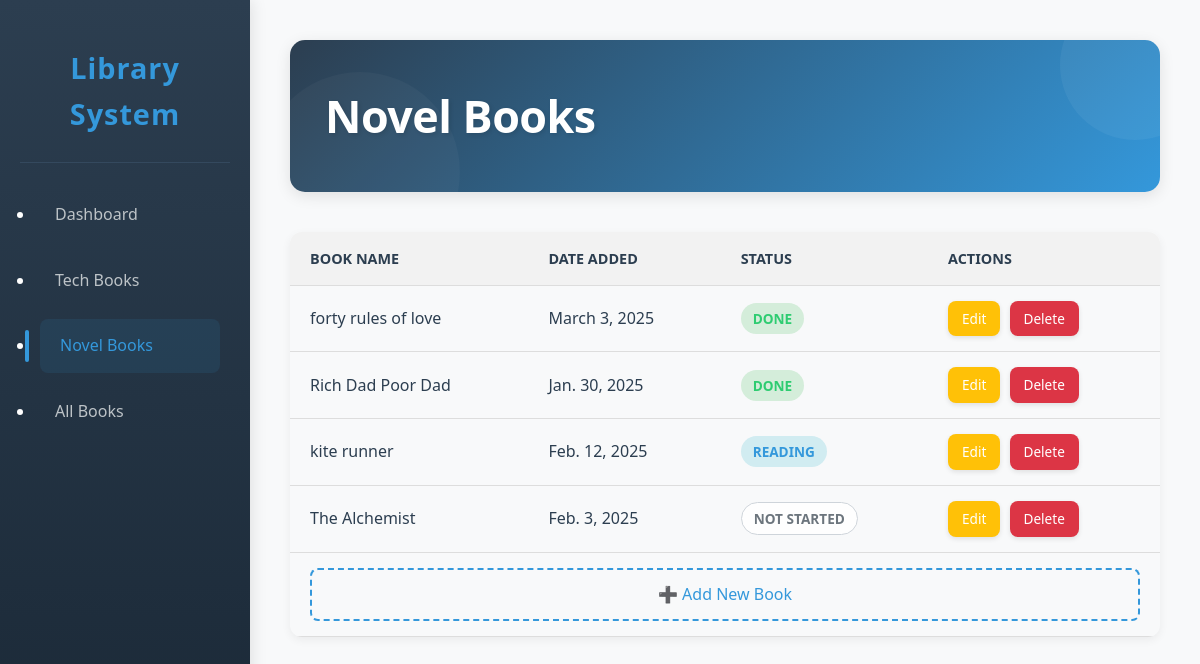
Page /novel/ on the earlier database version.
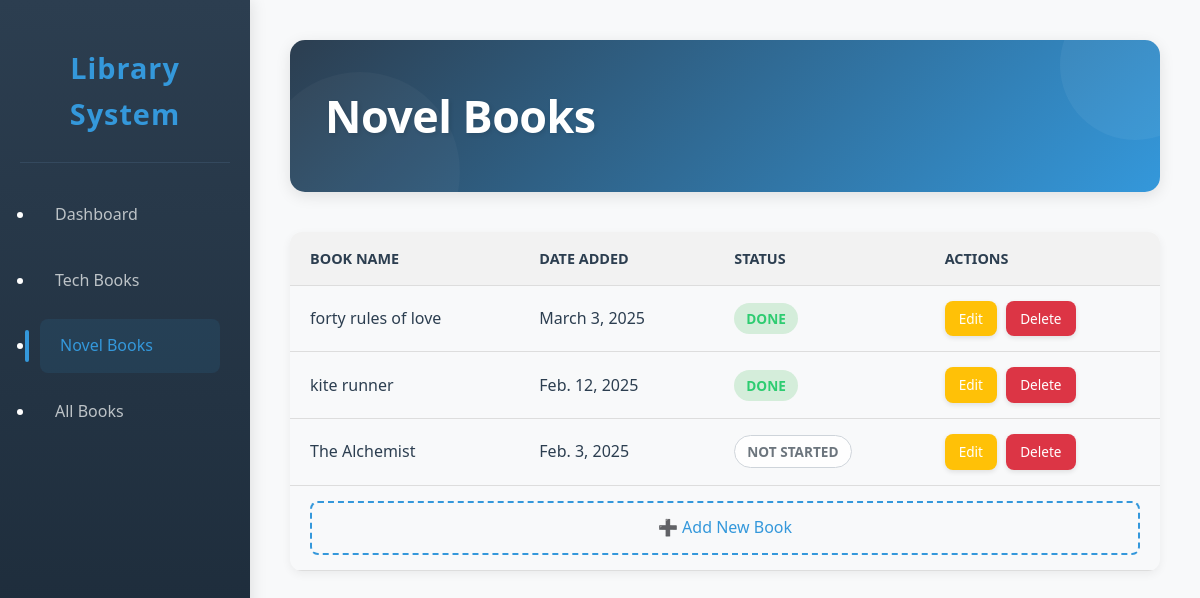
Same page on the later database version.
### library/models.py (models this page shows, shortened)
class Book(models.Model):
    STATUS_CHOICES = [
        ('reading', 'Reading'),
        ('completed', 'Done'),
        ('not-started', 'Not Started'),
    ]
    BOOK_TYPE_CHOICES = [
        ('TECH', 'Tech Book'),
        ('NOVEL', 'Novel Book'),
    ]
    name = models.CharField(max_length=255)
    date_added = models.DateField()
    status = models.CharField(max_length=20, choices=STATUS_CHOICES, default='not-started')
    book_type = models.CharField(max_length=10, choices=BOOK_TYPE_CHOICES)

### library/views.py (the view)
# urls.py: path('novel/', views.novel_books, name='novel_books'),
def novel_books(request):
    books = Book.objects.filter(book_type='NOVEL')
    return render(request, 'novel_books.html', {'books': books})

### templates/novel_books.html (shortened to what this page needs)
{% load static %}
<!DOCTYPE html>
<html lang="en">
<head>
  <link rel="stylesheet" href="{% static 'style.css' %}">
</head>
<body>
  <nav class="sidebar">
    <div class="logo">
      <h2>Library System</h2>
    </div>
    <ul class="nav-links">
      <li><a href="{% url 'home' %}">Dashboard</a></li>
      <li><a href="{% url 'tech_books' %}">Tech Books</a></li>
      <li class="active"><a href="{% url 'novel_books' %}">Novel Books</a></li>
      <li><a href="{% url 'show_books' %}">All Books</a></li>
    </ul>
  </nav>
  <main class="main-content">
    <header class="top-bar">
      <h1>Novel Books</h1>
    </header>
    <div class="novel-book-table">
      <table>
        <thead>
          <tr>
            <th>Book Name</th>
            <th>Date Added</th>
            <th>Status</th>
            <th>Actions</th>
          </tr>
        </thead>
        <tbody>
          {% for book in books %}
          <tr>
            <td>{{ book.name }}</td>
            <td>{{ book.date_added }}</td>
            <td>
              <span class="status-badge {{ book.status }}">
                {{ book.get_status_display }}
              </span>
            </td>
            <td>
              <a href="{% url 'edit_book' book.id %}" class="btn-edit">Edit</a>
              <a href="{% url 'delete_book' book.id %}" class="btn-delete">Delete</a>
            </td>
          </tr>
          {% endfor %}
          <tr class="add-book-row">
            <td colspan="4" style="text-align: center;">
              <a href="{% url 'add_novel_book' %}" class="add-book-btn">➕ Add New Book</a>
            </td>
          </tr>
        </tbody>
      </table>
    </div>
  </main>
</body>
</html>

Differences in the rows shown:
removed Book: name "Rich Dad Poor Dad", date_added "Jan. 30, 2025", status "DONE"
changed Book "kite runner": status "READING" → "DONE"
